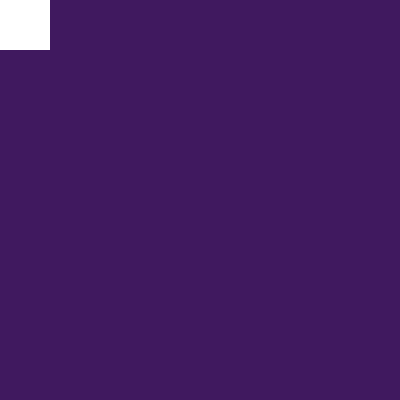
Frame 1 (no input)
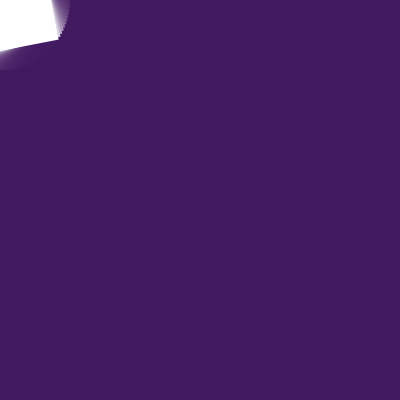
Frame 60 (the mouse pressed at the canvas centre just before this capture)
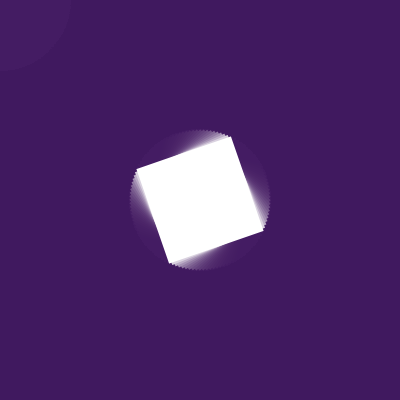
Frame 120 (the mouse held since frame 60 and released just before this capture)

The Processing sketch that drew these frames (run headless with seeded random() and noise(); from frame 60 on, the mouse is pressed at the canvas centre):

// Processing sketch: rotatingRectAboutMouse
// ── rotatingRectAboutMouse.pde
float backR = random(0, 100);
float backG = random(0, 100);
float backB = random(0, 100);

void setup() {
  size(400, 400);
  background(backR, backG, backB);
  rectMode(CENTER);
  noStroke();
}

float r = 0;

void draw() {
  fill(backR, backG, backB, 50);
  rect(width/2, height/2, width, height);
  
  translate(mouseX, mouseY);
  rotate(r);
  
  fill(255);
  rect(0, 0, 100, 100);
  
  r += 0.05;
}
